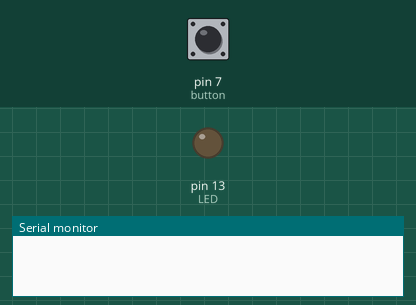
Bench run of a program on a simulated Arduino Uno, built with avr-gcc and run on an emulated ATmega328P. Shown: output pins drawn as LEDs (lit = HIGH), the last lines printed to the serial monitor. The test bench sets the inputs (shaded band); at power-on: pin 7 (button) HIGH.

Above: at 1.2 s.
1.3 s: pin 7 (button) pulled LOW for 0.15 s
At 2.1 s:
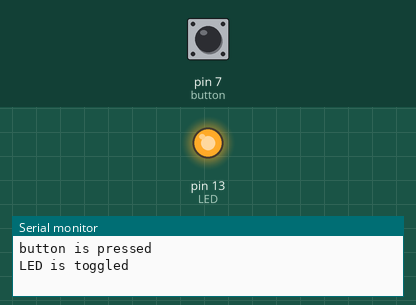
2.9 s: pin 7 (button) pulled LOW for 1 s
At 3.3 s:
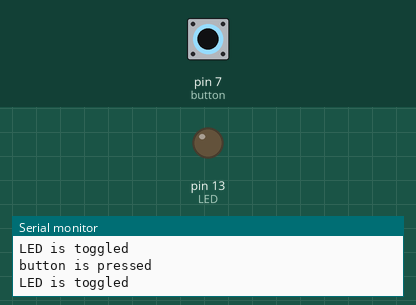
5.4 s: pin 7 (button) pulled LOW for 3.2 s
At 6.4 s:
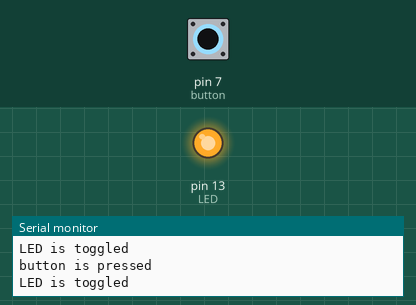
Timing chart, 0 to 8.4 s (numbered marks = the images above; inputs shaded):
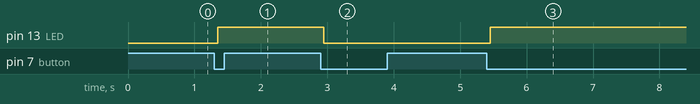

The program:

main.cpp
```cpp
#include <Arduino.h>
#include <ezButton.h>

// create ezButton object that attach to pin 7
ezButton button(7);
// peripheral definition
static const int LED = 13;
bool ledState = false; // default LED state

void setup()
{
  // configure serial
  Serial.begin(9600);
  // configure peripherals
  pinMode(LED, OUTPUT);
  button.setDebounceTime(50);
  digitalWrite(LED, ledState); // put LED into default state
}

void loop()
{
  // must call the loop function first
  button.loop();
  // perform action on button press event, toggle the LED
  if (button.isPressed())
  {
    Serial.println("button is pressed");
    ledState = !ledState; // toggle LED state
    digitalWrite(LED, ledState);
    Serial.println("LED is toggled");
  }
}
```

Measured:
- after the input at 1.3 s, pin 13 (LED): LOW → HIGH after 0.05 s
- after the input at 2.9 s, pin 13 (LED): HIGH → LOW after 0.05 s
- after the input at 5.4 s, pin 13 (LED): LOW → HIGH after 0.05 s
